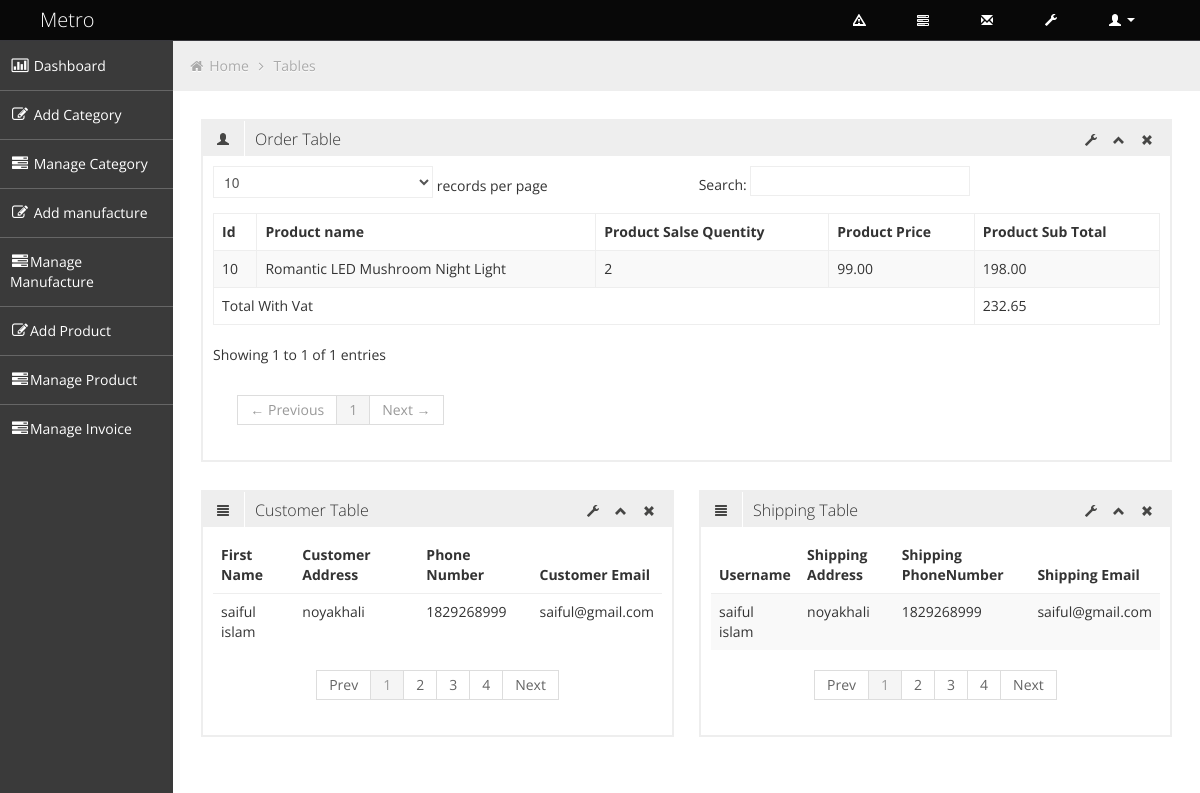
Screenshot of /invoice/view_invoice/10 with the database file from the repository.
### tables this page shows
CREATE TABLE `tbl_order_details` (
  `order_details_id` int(5) NOT NULL,
  `order_id` int(5) NOT NULL,
  `product_id` int(5) NOT NULL,
  `product_name` varchar(200) NOT NULL,
  `product_price` float(10,2) NOT NULL,
  `product_sales_quantity` int(5) NOT NULL
);

CREATE TABLE `tbl_order` (
  `order_id` int(7) NOT NULL,
  `customer_id` int(5) NOT NULL,
  `shipping_id` int(5) NOT NULL,
  `payment_id` int(5) NOT NULL,
  `order_total` float(10,2) NOT NULL,
  `order_status` varchar(20) NOT NULL DEFAULT 'pending',
  `order_date_time` timestamp NOT NULL DEFAULT CURRENT_TIMESTAMP
);

CREATE TABLE `tbl_customer` (
  `customer_id` int(11) NOT NULL,
  `customer_first_name` varchar(50) NOT NULL,
  `customer_last_name` varchar(50) NOT NULL,
  `customer_email_address` varchar(50) NOT NULL,
  `customer_password` varchar(30) NOT NULL,
  `customer_phone_number` varchar(50) NOT NULL,
  `customer_address` text NOT NULL
);

CREATE TABLE `tbl_shipping` (
  `shipping_id` int(11) NOT NULL,
  `shipping_first_name` varchar(50) NOT NULL,
  `shipping_last_name` varchar(50) NOT NULL,
  `shipping_email_address` varchar(50) NOT NULL,
  `shipping_password` varchar(30) NOT NULL,
  `shipping_phone_number` varchar(50) NOT NULL,
  `shipping_address` text NOT NULL
);

### application/controllers/Invoice.php (called while the page is built, shortened)
<?php
class Invoice extends CI_Controller {
	public function view_invoice($order_id)
	{
	 $data=array();
	 $order_info = $this->invoice_model->order_info_by_id($order_id);
	 $data['order_information'] = $this->invoice_model->order_information_info_by_id($order_id);
	 $data['customer_info'] = $this->invoice_model->customer_info_by_id($order_info->customer_id);
	 $data['shipping_info'] = $this->invoice_model->shipping_info_by_id($order_info->shipping_id);
	 $data['order_details'] = $this->invoice_model->order_details_info_by_id($order_info->order_id);
	 $data['admin_main_content'] = $this->load->view('admin/pages/view_invoice',$data,true);
	 $this->load->view('admin/admin_master',$data);
	}
}

### index.php (called while the page is built, shortened)
<?php
require_once BASEPATH.'core/CodeIgniter.php';

### application/models/Invoice_model.php (called while the page is built, shortened)
<?php
class Invoice_model extends CI_Model {
	public function order_info_by_id($order_id)
	{
		return $this->db->select('*')
				 ->from('tbl_order')
				 ->where('order_id',$order_id)
				 ->get()
				 ->row();
	}
	public function customer_info_by_id($customer_id)
	{
		return $this->db->select('*')
				 ->from('tbl_customer')
				 ->where('customer_id',$customer_id)
				 ->get()
				 ->row();
	}
	public function order_information_info_by_id($order_id)
	{
		return $this->db->select('*')
				 ->from('tbl_order')
				 ->where('order_id',$order_id)
				 ->get()
				 ->row();
	}
	public function shipping_info_by_id($shipping_id)
	{
		return $this->db->select('*')
				 ->from('tbl_shipping')
				 ->where('shipping_id',$shipping_id)
				 ->get()
				 ->row();
	}
	public function order_details_info_by_id($order_id)
	{
		return $this->db->select('*')
				 ->from('tbl_order_details')
				 ->where('order_id',$order_id)
				 ->get()
				 ->row();
	}
}

### application/views/admin/pages/view_invoice.php (the view)
<ul class="breadcrumb">
				<li>
					<i class="icon-home"></i>
					<a href="index.html">Home</a>
					<i class="icon-angle-right"></i>
				</li>
				<li><a href="#">Tables</a></li>
			</ul>
			<div class="row-fluid sortable">
				<div class="box span12">
					<div class="box-header" data-original-title>
						<h2><i class="halflings-icon user"></i><span class="break"></span>Order Table</h2>
						<div class="box-icon">
							<a href="#" class="btn-setting"><i class="halflings-icon wrench"></i></a>
							<a href="#" class="btn-minimize"><i class="halflings-icon chevron-up"></i></a>
							<a href="#" class="btn-close"><i class="halflings-icon remove"></i></a>
						</div>
					</div>
					<div class="box-content">
						<table class="table table-striped table-bordered bootstrap-datatable datatable">
						  <thead>
							  <tr>
								  <th>Id</th>
								  <th>Product name</th>
								  <th>Product Salse Quentity</th>
								  <th>Product Price</th>
								  <th>Product Sub Total</th>
							  </tr>
						  </thead>
						  <tbody>
							<tr>
								<td><?php echo $order_details->order_details_id;?></td>
								<td class="center"><?php echo $order_details->product_name;?></td>
								<td class="center"><?php echo $order_details->product_sales_quantity;?></td>
								<td class="center"><?php echo $order_details->product_price;?></td>
								<td class="center"><?php echo $order_details->product_price*$order_details->product_sales_quantity;?>.00</td>
							</tr>
						  </tbody>
						  <tfoot>
						  		<tr>
						  			<td colspan="4">Total With Vat </td>
						  			<td><?php echo $order_information->order_total; 	?></td>
						  		</tr>
						  </tfoot>
					  </table>
					</div>
				</div>
			</div>
			<div class="row-fluid sortable">
				<div class="box span6">
					<div class="box-header">
						<h2><i class="halflings-icon align-justify"></i><span class="break"></span>Customer Table</h2>
						<div class="box-icon">
							<a href="#" class="btn-setting"><i class="halflings-icon wrench"></i></a>
							<a href="#" class="btn-minimize"><i class="halflings-icon chevron-up"></i></a>
							<a href="#" class="btn-close"><i class="halflings-icon remove"></i></a>
						</div>
					</div>
					<div class="box-content">
						<table class="table">
							  <thead>
								  <tr>
									  <th>First Name</th>
									  <th>Customer Address</th>
									  <th>Phone Number</th>
									  <th>Customer Email</th>
								  </tr>
							  </thead>
							  <tbody>
								<tr>
									<td><?php echo $customer_info->customer_first_name.' '.$customer_info->customer_last_name;?></td>
									<td class="center"><?php echo $customer_info->customer_address; ?></td>
									<td class="center"><?php echo $customer_info->customer_phone_number; ?></td>
									<td class="center"><?php echo $customer_info->customer_email_address; ?></td>
								</tr>
							  </tbody>
						 </table>
						 <div class="pagination pagination-centered">
						  <ul>
							<li><a href="#">Prev</a></li>
							<li class="active">
							  <a href="#">1</a>
							</li>
							<li><a href="#">2</a></li>
							<li><a href="#">3</a></li>
							<li><a href="#">4</a></li>
							<li><a href="#">Next</a></li>
						  </ul>
						</div>
					</div>
				</div>
				<div class="box span6">
					<div class="box-header">
						<h2><i class="halflings-icon align-justify"></i><span class="break"></span>Shipping Table</h2>
						<div class="box-icon">
							<a href="#" class="btn-setting"><i class="halflings-icon wrench"></i></a>
							<a href="#" class="btn-minimize"><i class="halflings-icon chevron-up"></i></a>
							<a href="#" class="btn-close"><i class="halflings-icon remove"></i></a>
						</div>
					</div>
					<div class="box-content">
						<table class="table table-striped">
							  <thead>
								  <tr>
									  <th>Username</th>
									  <th>Shipping Address</th>
									  <th>Shipping PhoneNumber</th>
									  <th>Shipping Email</th>
								  </tr>
							  </thead>
							  <tbody>
								<tr>
									<td><?php echo $shipping_info->shipping_first_name.' '.$shipping_info->shipping_last_name;?></td>
									<td class="center"><?php echo $shipping_info->shipping_address; ?></td>
									<td class="center"><?php echo $shipping_info->shipping_phone_number; ?></td>
									<td class="center"><?php echo $shipping_info->shipping_email_address; ?></td>
								</tr>
							  </tbody>
						 </table>
						 <div class="pagination pagination-centered">
						  <ul>
							<li><a href="#">Prev</a></li>
							<li class="active">
							  <a href="#">1</a>
							</li>
							<li><a href="#">2</a></li>
							<li><a href="#">3</a></li>
							<li><a href="#">4</a></li>
							<li><a href="#">Next</a></li>
						  </ul>
						</div>
					</div>
				</div>
			</div>

### admin_asset/css/style.css (style rules this page uses)
body { background: #F5F5F5; color: #333; border: none; font-family: 'Open Sans', sans-serif; font-weight: 400; }
h2 { font-size: 16px; line-height: 16px; }
.breadcrumb { margin: -28px -28px 28px -28px; line-height: 34px; background: #eee; border: 0px; color: #aaa; -webkit-box-shadow: none; -moz-box-shadow: none; box-shadow: none; -webkit-border-radius: 0px; -moz-border-radius: 0px; border-radius: 0px; }
.breadcrumb a { color: #aaa; text-shadow: 0px 1px 1px #fff; }
.box { border: 2px solid #eee; background: #fff !important; margin-bottom: 28px; }
.box-header { height: 16px; font-size: 16px; line-height: 16px; padding: 10px; background: #eee; -webkit-box-shadow: none; -moz-box-shadow: none; box-shadow: none; overflow: hidden; }
.box-header h2 { float:left; margin-top: 0px; font-weight: 300; }
.box-header h2 i { margin: 0px 3px 0px 4px; opacity: .8; filter: alpha(opacity=80); -ms-filter:"progid:DXImageTransform.Microsoft.Alpha(Opacity=80)"; }
.box-header .box-icon { float:right; margin-top: 1px; }
.box-header .box-icon i { -webkit-transition: all 0.1s ease-in-out; -moz-transition: all 0.1s ease-in-out; -o-transition: all 0.1s ease-in-out; -ms-transition: all 0.1s ease-in-out; transition: all 0.1s ease-in-out; opacity: .8; filter: alpha(opacity=80); -ms-filter:"progid:DXImageTransform.Microsoft.Alpha(Opacity=80)"; }
.box-header .box-icon a { margin: 0px 5px; }
.box-content { position: relative; z-index: 50; margin-top: -1px; padding: 10px; background: #fff !important; }
.table th, .table td { border-top: 1px solid #eee; }
.table-bordered { border-color: #eee; -webkit-border-radius: 0px !important; -moz-border-radius: 0px !important; border-radius: 0px !important; }
.table-bordered th, .table-bordered td { border-left: 1px solid #eee; }
.table-bordered thead:first-child tr:first-child > th:first-child, .table-bordered tbody:first-child tr:first-child > td:first-child, .table-bordered tbody:first-child tr:first-child > th:first-child { -webkit-border-radius: 0px !important; -moz-border-radius: 0px !important; border-radius: 0px !important; }
.table-bordered thead:first-child tr:first-child > th:last-child, .table-bordered tbody:first-child tr:first-child > td:last-child, .table-bordered tbody:first-child tr:first-child > th:last-child { -webkit-border-radius: 0px !important; -moz-border-radius: 0px !important; border-radius: 0px !important; }
.table-bordered thead:last-child tr:last-child > th:first-child, .table-bordered tbody:last-child tr:last-child > td:first-child, .table-bordered tbody:last-child tr:last-child > th:first-child, .table-bordered tfoot:last-child tr:last-child > td:first-child, .table-bordered tfoot:last-child tr:last-child > th:first-child { -webkit-border-radius: 0px !important; -moz-border-radius: 0px !important; border-radius: 0px !important; }
.table-bordered thead:last-child tr:last-child > th:last-child, .table-bordered tbody:last-child tr:last-child > td:last-child, .table-bordered tbody:last-child tr:last-child > th:last-child, .table-bordered tfoot:last-child tr:last-child > td:last-child, .table-bordered tfoot:last-child tr:last-child > th:last-child { -webkit-border-radius: 0px !important; -moz-border-radius: 0px !important; border-radius: 0px !important; }
.table-bordered tfoot + tbody:last-child tr:last-child td:first-child { -webkit-border-radius: 0px !important; -moz-border-radius: 0px !important; border-radius: 0px !important; }
.pagination ul { -webkit-border-radius: 0px !important; -moz-border-radius: 0px !important; border-radius: 0px !important; -webkit-box-shadow: none; -moz-box-shadow: none; box-shadow: none; }
.pagination ul > li:first-child > a, .pagination ul > li:first-child > span { -webkit-border-bottom-left-radius: 0px; border-bottom-left-radius: 0px; -webkit-border-top-left-radius: 0px; border-top-left-radius: 0px; -moz-border-radius-bottomleft: 0px; -moz-border-radius-topleft: 0px; }
.pagination ul > li:last-child > a, .pagination ul > li:last-child > span { -webkit-border-top-right-radius: 0px; border-top-right-radius: 0px; -webkit-border-bottom-right-radius: 0px; border-bottom-right-radius: 0px; -moz-border-radius-topright: 0px; -moz-border-radius-bottomright: 0px; }

### rows the page displays
tbl_order_details: order_details_id "10", product_name "Romantic LED Mushroom Night Light", product_sales_quantity "2", product_price "99.00", $order_details->product_price*$order_details->product_sales_quantity "198"
tbl_order: order_total "232.65"
tbl_customer: customer_first_name "saiful", customer_last_name "islam", customer_address "noyakhali", customer_phone_number "1829268999", customer_email_address "saiful@gmail.com"
tbl_shipping: shipping_first_name "saiful", shipping_last_name "islam", shipping_address "noyakhali", shipping_phone_number "1829268999", shipping_email_address "saiful@gmail.com"
